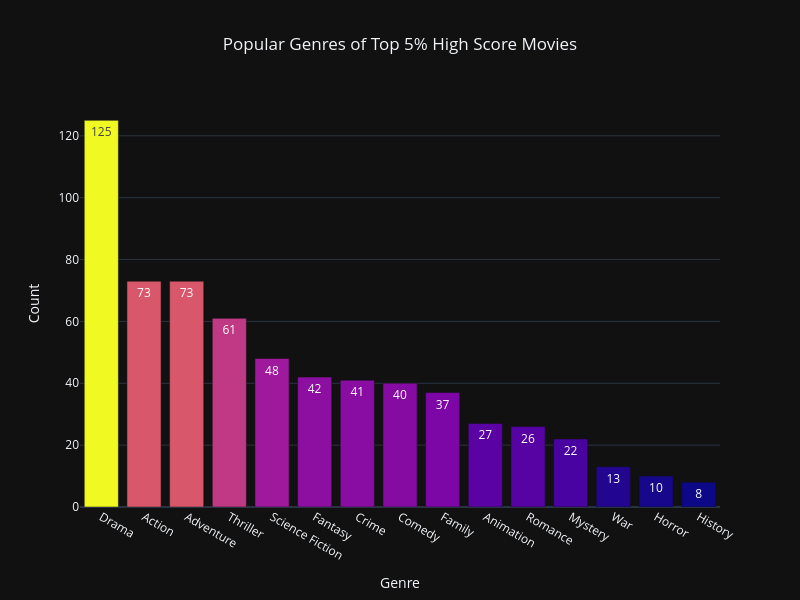

Notebook code for this chart:
### Code cell
# Update: Interactive data visualization

genre_df = pd.DataFrame(list(top_genre.items()), columns=["genres", "count"])
fig = px.bar(
    data_frame=genre_df,
    x = 'genres',
    y = 'count',
    title = f'Popular Genres of Top {pct}% High Score Movies',
    color = 'count',
    color_continuous_scale = px.colors.sequential.Plasma,
    text = 'count'
)
fig.update_layout(
    width = 800,
    height = 600,
    template = "plotly_dark",
    title_x = 0.5,
    xaxis_title = 'Genre',
    yaxis_title = 'Count',
    coloraxis_showscale = False
)
fig.show()

### Figure 1 — Plotly figure (JSON) as saved in the notebook; plotly's stock layout.template omitted (floating-point values rounded to 4 significant figures)
{"data": [{"hovertemplate": "genres=%{x}<br>count=%{marker.color}<extra></extra>", "legendgroup": "", "marker": {"color": [125, 73, 73, 61, 48, 42, 41, 40, 37, 27, 26, 22, 13, 10, 8], "coloraxis": "coloraxis", "pattern": {"shape": ""}}, "name": "", "orientation": "v", "showlegend": false, "text": [125.0, 73.0, 73.0, 61.0, 48.0, 42.0, 41.0, 40.0, 37.0, 27.0, 26.0, 22.0, 13.0, 10.0, 8.0], "textposition": "auto", "type": "bar", "x": ["Drama", "Action", "Adventure", "Thriller", "Science Fiction", "Fantasy", "Crime", "Comedy", "Family", "Animation", "Romance", "Mystery", "War", "Horror", "History"], "xaxis": "x", "y": [125, 73, 73, 61, 48, 42, 41, 40, 37, 27, 26, 22, 13, 10, 8], "yaxis": "y"}], "layout": {"barmode": "relative", "coloraxis": {"colorbar": {"title": {"text": "count"}}, "colorscale": [[0, "#0d0887"], [0.1111, "#46039f"], [0.2222, "#7201a8"], [0.3333, "#9c179e"], [0.4444, "#bd3786"], [0.5556, "#d8576b"], [0.6667, "#ed7953"], [0.7778, "#fb9f3a"], [0.8889, "#fdca26"], [1, "#f0f921"]], "showscale": false}, "height": 600, "legend": {"tracegroupgap": 0}, "title": {"text": "Popular Genres of Top 5% High Score Movies", "x": 0.5}, "width": 800, "xaxis": {"anchor": "y", "domain": [0, 1], "title": {"text": "Genre"}}, "yaxis": {"anchor": "x", "domain": [0, 1], "title": {"text": "Count"}}}}
